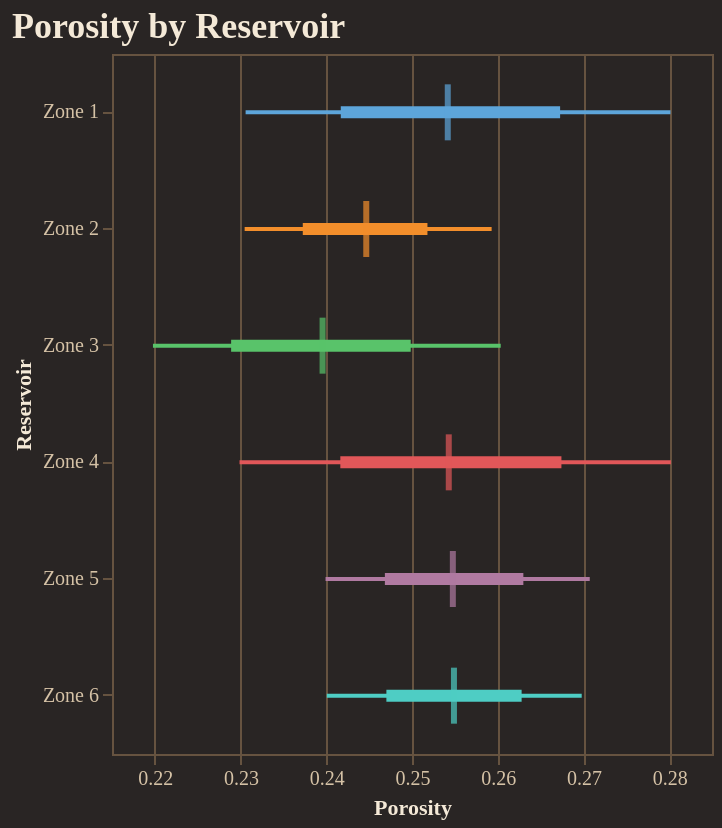

The code cell stored with this chart in its notebook:
### Code cell
fig = reporter.plotter.forest_plot(
    "Porosity", 
    backend=PLOTTING_BACKEND
)
fig.show()

### Figure 1 — Vega-Lite specification as saved in the notebook (floating-point values rounded to 4 significant figures)
{"config": {"background": "#292524", "view": {"fill": "#292524", "stroke": "#665340"}, "title": {"color": "#f4e9d7", "font": "Merriweather", "fontSize": 18, "fontWeight": 600, "subtitleColor": "#d5c2a6", "anchor": "start"}, "axis": {"domainColor": "#665340", "gridColor": "#665340", "tickColor": "#665340", "labelColor": "#d5c2a6", "titleColor": "#f4e9d7", "labelFont": "Merriweather", "titleFont": "Merriweather"}, "legend": {"titleColor": "#f4e9d7", "labelColor": "#d5c2a6", "labelFont": "Merriweather", "titleFont": "Merriweather", "orient": "top-right", "symbolType": "circle"}, "header": {"labelColor": "#d5c2a6", "titleColor": "#f4e9d7", "labelFont": "Merriweather", "titleFont": "Merriweather"}, "mark": {"color": "#c78d3b"}, "line": {"color": "#c78d3b"}, "bar": {"color": "#c78d3b"}, "point": {"color": "#ddb06d"}, "area": {"color": "#c78d3b", "opacity": 0.35}, "text": {"color": "#f4e9d7", "font": "Merriweather"}, "range": {"category": ["#5DA5DA", "#F28E2B", "#59C36A", "#E15759", "#B07AA1", "#4ECDC4", "#FF9DA7", "#EDC948"]}}, "layer": [{"mark": {"type": "rule", "strokeWidth": 2}, "encoding": {"color": {"field": "group", "legend": null, "type": "nominal"}, "x": {"field": "p10", "scale": {"zero": false}, "title": "Porosity", "type": "quantitative"}, "x2": {"field": "p90"}, "y": {"field": "group", "sort": ["Zone 1", "Zone 2", "Zone 3", "Zone 4", "Zone 5", "Zone 6"], "title": "Reservoir", "type": "nominal"}}}, {"mark": {"type": "rule", "strokeWidth": 6}, "encoding": {"color": {"field": "group", "legend": null, "type": "nominal"}, "x": {"field": "p25", "scale": {"zero": false}, "title": "Porosity", "type": "quantitative"}, "x2": {"field": "p75"}, "y": {"field": "group", "sort": ["Zone 1", "Zone 2", "Zone 3", "Zone 4", "Zone 5", "Zone 6"], "title": "Reservoir", "type": "nominal"}}}, {"mark": {"type": "tick", "color": "black", "size": 28, "thickness": 3}, "encoding": {"color": {"field": "group", "legend": null, "type": "nominal"}, "tooltip": [{"field": "group", "title": "Group", "type": "nominal"}, {"field": "p10", "title": "P10", "type": "quantitative"}, {"field": "p25", "title": "P25", "type": "quantitative"}, {"field": "median", "title": "Median", "type": "quantitative"}, {"field": "p75", "title": "P75", "type": "quantitative"}, {"field": "p90", "title": "P90", "type": "quantitative"}], "x": {"field": "median", "scale": {"zero": false}, "title": "Porosity", "type": "quantitative"}, "y": {"field": "group", "sort": ["Zone 1", "Zone 2", "Zone 3", "Zone 4", "Zone 5", "Zone 6"], "title": "Reservoir", "type": "nominal"}}}], "data": {"name": "data-71b5653b6693f9f55bddeeeeeac80af4"}, "height": 350, "title": "Porosity by Reservoir", "width": "container", "$schema": "https://vega.github.io/schema/vega-lite/v5.20.1.json", "datasets": {"data-71b5653b6693f9f55bddeeeeeac80af4": [{"group": "Zone 1", "p10": 0.2306, "p25": 0.2417, "median": 0.2542, "p75": 0.2673, "p90": 0.2802}, {"group": "Zone 2", "p10": 0.2305, "p25": 0.2373, "median": 0.2447, "p75": 0.2518, "p90": 0.2593}, {"group": "Zone 3", "p10": 0.2198, "p25": 0.2289, "median": 0.2396, "p75": 0.2498, "p90": 0.2604}, {"group": "Zone 4", "p10": 0.2299, "p25": 0.2416, "median": 0.2543, "p75": 0.2674, "p90": 0.2802}, {"group": "Zone 5", "p10": 0.2399, "p25": 0.2468, "median": 0.2548, "p75": 0.263, "p90": 0.2707}, {"group": "Zone 6", "p10": 0.2401, "p25": 0.247, "median": 0.2549, "p75": 0.2628, "p90": 0.2698}]}}
